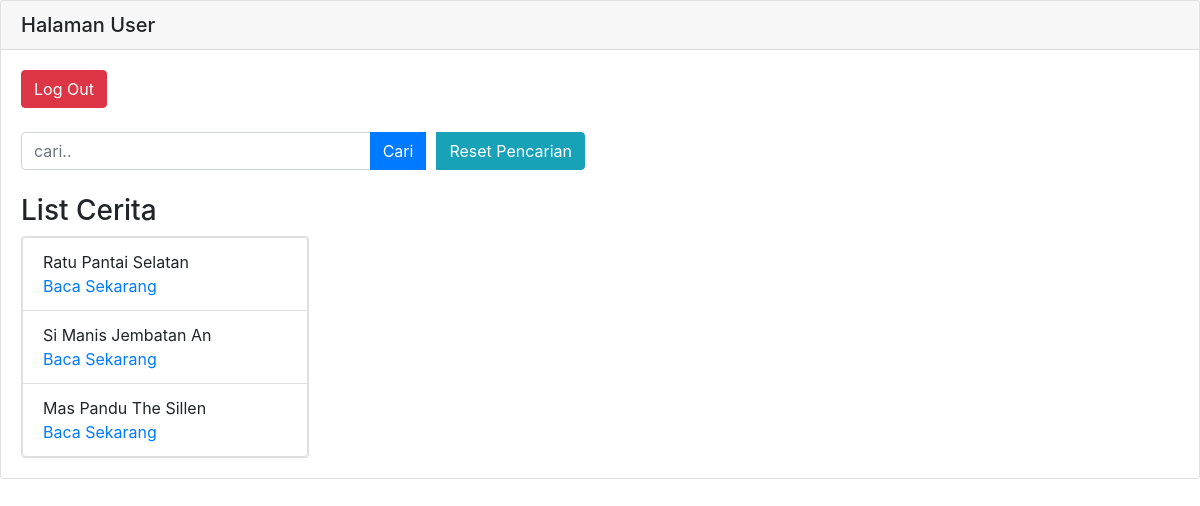
The app's page /crud_ceritahantu/index.php/c_admin/halaman_user with its own data.
### tables this page shows
CREATE TABLE `article` (
  `id` int(11) NOT NULL,
  `judul` varchar(50) NOT NULL,
  `isi` text NOT NULL,
  `genre` varchar(20) NOT NULL
);

### crud_ceritahantu/application/controllers/C_Admin.php (called while the page is built, shortened)
<?php
    class C_Admin extends CI_Controller {
        public function __construct()
        {
            $this->load->model('M_Admin');
        }
        public function halaman_user()
        {
            $data['tampil_artikel'] = $this->M_Admin->tampilData();
            $this->load->view('Template/header');
            $this->load->view('Frontend/index',$data);
            $this->load->view('Template/footer');
        }
    }
?>

### crud_ceritahantu/index.php (called while the page is built, shortened)
<?php
require_once BASEPATH.'core/CodeIgniter.php';

### crud_ceritahantu/application/models/M_Admin.php (called while the page is built, shortened)
<?php
    class M_Admin extends CI_Model {
        public function tampilData()
        {
            return $this->db->get('article')->result_array();
        }
    }
?>

### crud_ceritahantu/application/views/Frontend/index.php (the view, shortened to what this page needs)
<!DOCTYPE html>
<html lang="en">
<head>
</head>
<body>
<div class="card">
  <h5 class="card-header">Halaman User</h5>
  <div class="card-body">
    <div>
        <a href="<?php echo site_url('C_User/index') ?>" class="btn btn-danger">Log Out</a>
    </div>
    <div class="row mt-4">
        <div class="col-md-6">
            <form action="" method="post">
                <div class="input-group">
                    <input type="text" class="form-control" name="cari" placeholder="cari..">
                    <div class="input-group-append">
                    <button class="btn btn-primary">Cari</button>
                    <a style="margin-left:10px" href="<?php echo site_url('C_Admin/halaman_user') ?>" class="btn btn-info">Reset Pencarian</a>
                    </div>
                </div>
            </form>
        </div>
    </div>
    <br>
    <div>
        <h3>List Cerita</h3>
    </div>
    <div class="card" style="width: 18rem;">
        <ul class="list-group">
            <?php foreach($tampil_artikel as $tampil) { ?>
            <li class="list-group-item">
                <?php echo $tampil['judul']; ?>
                <div>
                    <div>
                        <a href="<?php echo site_url('C_Admin/detail_cerita_frontend/'. $tampil['id']) ?>">
                        Baca Sekarang
                        </a>
                    </div>
                </div>
            </li>
            <?php } ?>
        </ul>
    </div>
  </div>
</div>
</body>
</html>

### records on screen
article: judul "Ratu Pantai Selatan"
article: judul "Si Manis Jembatan An"
article: judul "Mas Pandu The Sillen"
